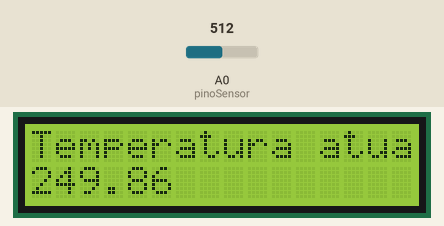
Recording of a sketch running on a simulated Arduino Uno, built with avr-gcc and run on an emulated ATmega328P. Parts: 16×2 character LCD. The test bench sets the inputs (shaded band); at power-on: A0 (pinoSensor) = 512. What the sketch prints to the serial monitor is not drawn.

Above: at 1.2 s.
1.3 s: A0 (pinoSensor) set to 716
At 3.1 s:
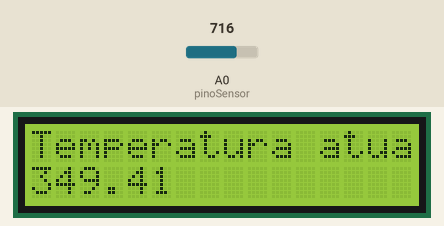
3.5 s: A0 (pinoSensor) set to 900
At 4.7 s:
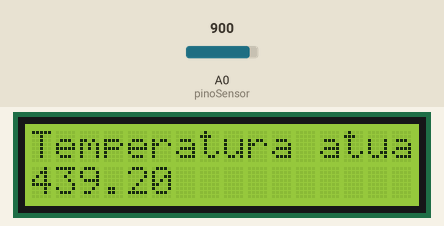
5.5 s: A0 (pinoSensor) set to 1023
At 6.4 s:
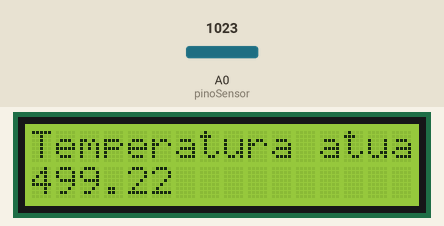
Timing chart, 0 to 8.5 s (numbered marks = the images above; inputs shaded):
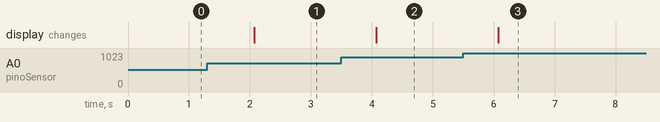

Measured:
- after the input at 1.3 s, the display: changes after 0.77 s (image 1)
- after the input at 3.5 s, the display: changes after 0.58 s (image 2)
- after the input at 5.5 s, the display: changes after 0.58 s (image 3)

The sketch:

temperatura.ino
```cpp
#include <LiquidCrystal.h>

LiquidCrystal lcd(12, 11, 5, 4, 3, 2);


int pinoSensor = 0;
int valorLido = 0;
float temperatura = 0;
void setup() {
Serial.begin(9600);

Serial.print("inicio: ");

lcd.begin(16, 2);
lcd.print("Temperatura atual: ");
}

void loop() {
valorLido = analogRead(pinoSensor);
temperatura = (valorLido * 0.00488);
temperatura = temperatura * 100;
Serial.print("Temperatura: ");
Serial.println(temperatura);

lcd.setCursor(0, 1);
lcd.print(temperatura);

delay(1000);
}
```
